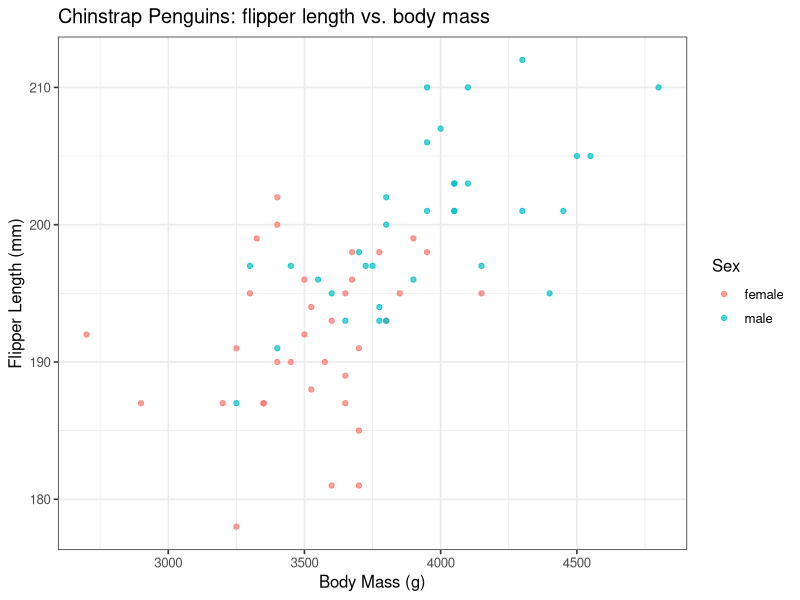
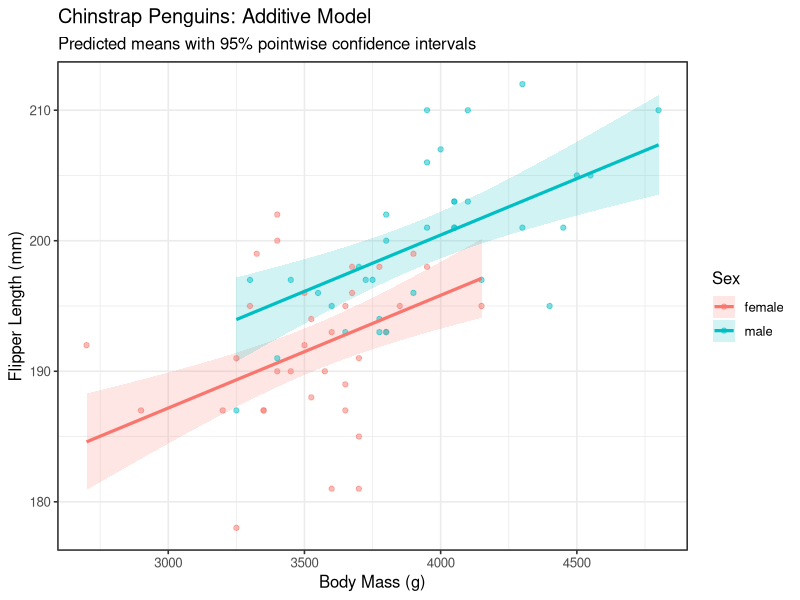
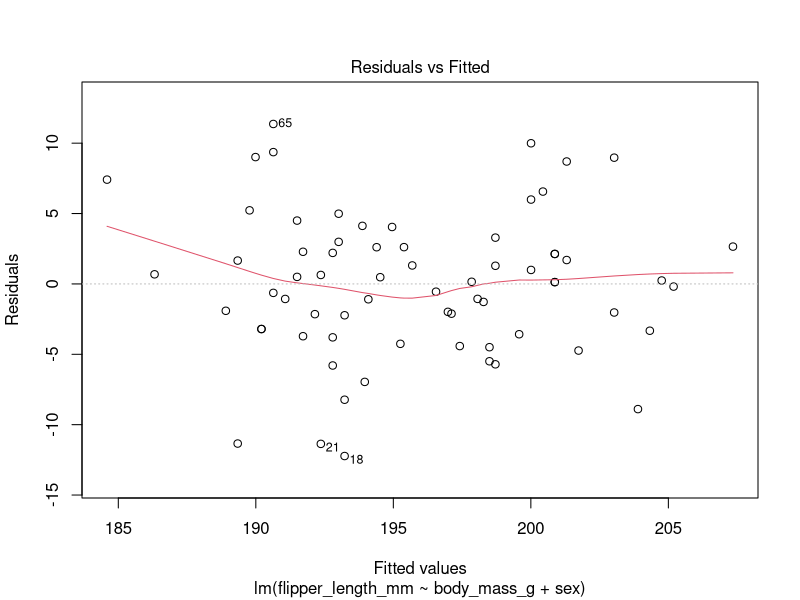
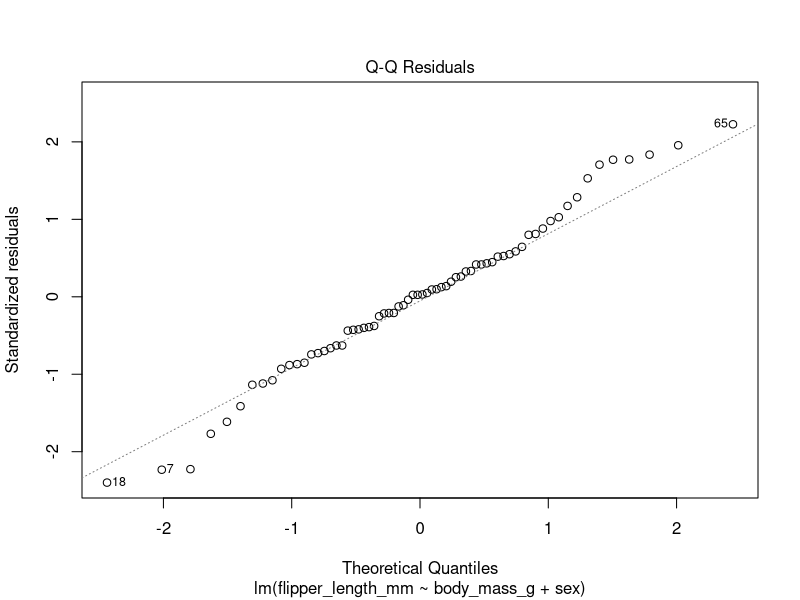
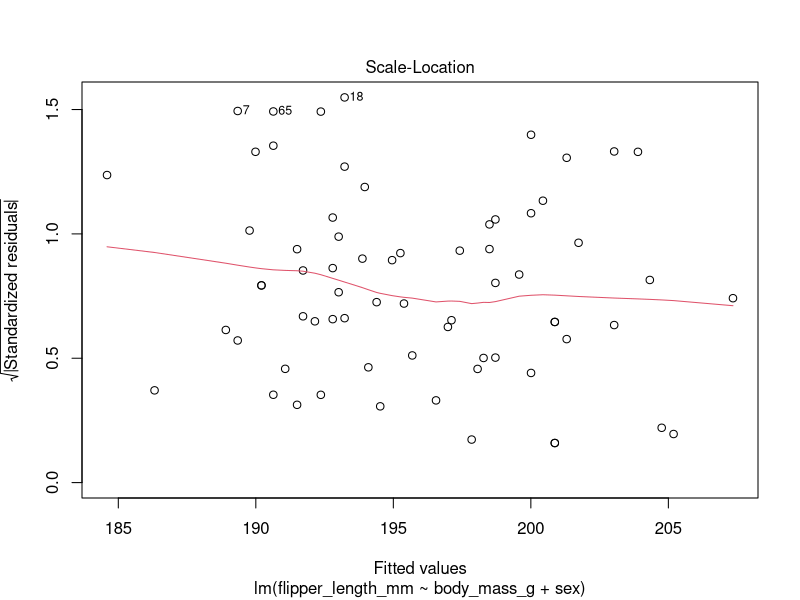
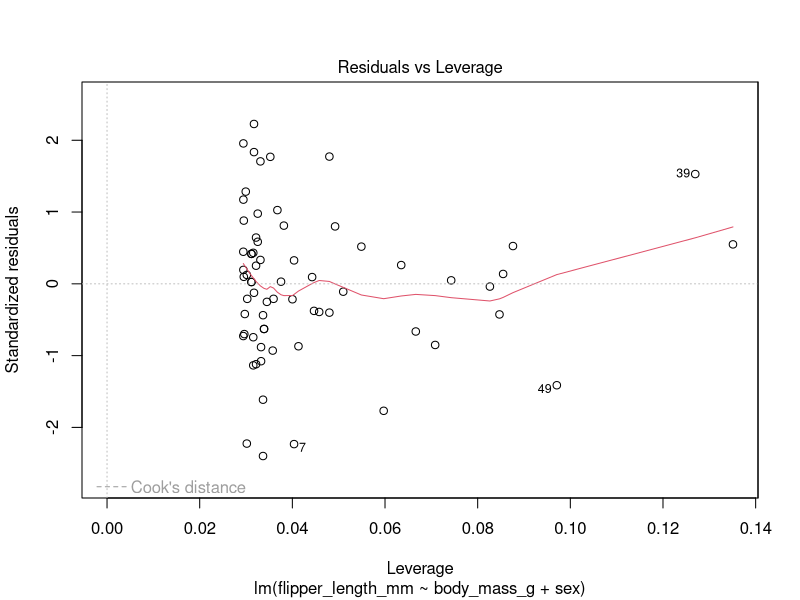
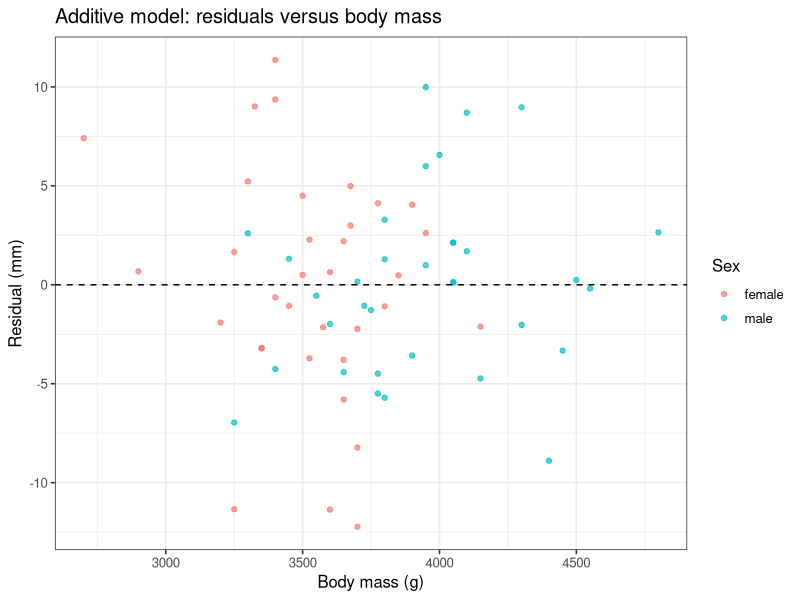

Source code (R) for these figures, in order:
# ============================================================================
# Multiple regression in R 
#
# The exercises use palmerpenguins::penguins, restricted to Chinstrap penguins.
# Requires tidyverse, broom, and palmerpenguins to be installed.
# ============================================================================

	library(tidyverse)
	library(broom)
	library(palmerpenguins)
	
	theme_set(theme_bw(base_size = 12))

# ----------------------------------------------------------------------------
# 1. Prepare and explore the data
# ----------------------------------------------------------------------------
# Question: How does mean flipper length vary with body mass and sex
# in Chinstrap penguins?
#
# a. Create chinstrap_dat: keep Chinstrap penguins, remove missing values
#    in flipper_length_mm, body_mass_g, bill_depth_mm, and sex, and make
#    female the reference level for sex. Use this sample throughout.

	chinstrap_data <- penguins |>
	  filter(species == "Chinstrap") |>
	  drop_na(flipper_length_mm, body_mass_g, bill_depth_mm, sex) |>
	  mutate(sex = factor(sex, levels = c("female", "male")))

# b. Count the penguins of each sex.

	chinstrap_data |>
	  count(sex)
	
# Answer: 34 females, 34 males 

# c. Plot body mass (x) and flipper length (y), colored by sex.
	
	starter_plot <- ggplot(
	  data = chinstrap_data,
	  mapping = aes(x = body_mass_g, y = flipper_length_mm, color = sex)
	) +
	  geom_point(alpha = 0.7) +
	  labs(
	    x = "Body Mass (g)",
	    y = "Flipper Length (mm)",
	    color = "Sex",
	    title = "Chinstrap Penguins: flipper length vs. body mass"
	  )
	
	starter_plot

# d. Describe the relationship and the overlap in body-mass ranges.
	
	# Flipper length generally increases with body mass.
	# The observed ranges of both females and males overlap between 3250 to 4150 g. 
	# This shared range is where comparisons between sexes at the same mass will be best supported. 

# ----------------------------------------------------------------------------
# 2. Fit and interpret an additive model 
# ----------------------------------------------------------------------------
# a. Fit an additive model using body mass and sex as predictors.
	
	chinstrap_add <- lm(
	  flipper_length_mm ~ body_mass_g + sex,
	  data = chinstrap_data
	)

# b. Examine coefficients with 95% confidence intervals.

	add_coefficients <- tidy(chinstrap_add, conf.int = TRUE)
	
	add_coefficients

# c. Interpret each coefficient, including units and what is held constant.

	# Intercept = 161.269 mm
	# This is the predicted mean flipper length for a female with body mass 0 g. 
	# body_mass_g = 0.008637 mm/g
	# This means that a 1 g increase in body mass is associated with a predicted 0.008637 mm increase 
	# in mean flipper length, if sex is held constant. The model assumes the same slope for both sexes.
	# sexmale = 4.620 mm
	# This means that at the same body mass, predicted mean flipper length is 4.620 mm greater for males than females. 
	# The model assumes this difference is constant across body mass.

# d. Calculate the predicted change for a 100 g increase in body mass.
	
	change_per_100g <- add_coefficients |>
	  filter(term == "body_mass_g") |>
	  transmute(change_per_100g_mm = estimate * 100)
	
	change_per_100g

# e. Does the sexmale confidence interval include zero? Interpret it.

	add_coefficients |>
	  filter(term == "sexmale") |>
	  select(term, estimate, conf.low, conf.high, p.value)
	
	# The interval is approximately 1.636 to 7.604 mm, so it does not include zero. 
	# Under the additive model and its assumptions, there is evidence of a
	# greater mean flipper length for males at the same body mass.

# f. What assumption is made about slopes?
	
	# Females and males share one body-mass slope and predicted lines
	# are parallel. Therefore, this model does not establish that population
	# slopes are identical.

# ----------------------------------------------------------------------------
# 3. Generate and plot predictions 
# ----------------------------------------------------------------------------
# a. Generate 100 masses within each sex's observed body-mass range.

	chinstrap_grid <- chinstrap_data |>
	  group_by(sex) |>
	  reframe(
	    body_mass_g = seq(
	      min(body_mass_g),
	      max(body_mass_g),
	      length.out = 100
	    )
	  )

# b. Generate predicted means and 95% confidence intervals.
	
	chinstrap_predictions <- predict(
	  chinstrap_add,
	  newdata = chinstrap_grid,
	  interval = "confidence",
	  level = 0.95
	) |>
	  as_tibble()
	
	chinstrap_bands <- bind_cols(chinstrap_grid, chinstrap_predictions)

# c. Plot observations, predictions, and confidence ribbons.

	p_additive <- ggplot(
	  data = chinstrap_data,
	  mapping = aes(x = body_mass_g, y = flipper_length_mm, color = sex)) +
	  geom_ribbon(
	    data = chinstrap_bands,
	    mapping = aes(
	      x = body_mass_g, ymin = lwr, ymax = upr,
	      fill = sex, group = sex),
	    inherit.aes = FALSE,
	    alpha = 0.18) +
	  geom_point(alpha = 0.5) +
	  geom_line(
	    data = chinstrap_bands,
	    mapping = aes(y = fit, group = sex),
	    linewidth = 1.1) +
	  labs(
	    x = "Body Mass (g)",
	    y = "Flipper Length (mm)",
	    color = "Sex", fill = "Sex",
	    title = "Chinstrap Penguins: Additive Model",
	    subtitle = "Predicted means with 95% pointwise confidence intervals"
	  )
	
	p_additive

# d. Why are the predicted lines parallel?
	
	# Because the additive model only fits one shared body-mass slope, the sexmale
	# coefficient shifts the male line vertically without changing its slope.
	
# e. What do the shaded bands describe?
	
	# The shaded bands represent uncertainty in the predicted mean flipper length at each mass
	# for each sex. 

# ----------------------------------------------------------------------------
# 4. Fit and evaluate an interaction model 
# ----------------------------------------------------------------------------
# a. Fit a model that allows the body-mass slope to differ by sex.
	
	chinstrap_int <- lm(
	  flipper_length_mm ~ body_mass_g * sex,
	  data = chinstrap_data
	)

# b. Inspect coefficients and confidence intervals.
	
	int_coefficients <- tidy(chinstrap_int, conf.int = TRUE)
	
	int_coefficients
	
# c. Report the female slope, slope difference, and male slope.
	
	female_slope <- int_coefficients |>
	  filter(term == "body_mass_g") |>
	  pull(estimate)
	
	slope_difference <- int_coefficients |>
	  filter(term == "body_mass_g:sexmale") |>
	  pull(estimate)
	
	slope_summary <- tibble(
	  female_slope_mm_per_g = female_slope,
	  male_minus_female_slope_mm_per_g = slope_difference,
	  male_slope_mm_per_g = female_slope + slope_difference
	)
	
	slope_summary
	
	# Female slope = 0.004883 mm/g
	# Male-minus-female difference = 0.006085 mm/g
	# Male slope = 0.010968 mm/g 
	
# d. Explain the change in the sexmale interpretation.
	
	# In the additive model, sexmale is the constant male-minus-female
	# difference at any body mass. In the interaction model, sexmale now represents the
	# difference specifically at body mass 0 g.
	# Therefore, in an interaction, the difference at mass x is:
	# sexmale coefficient + interaction coefficient * x.

# e. Compare AIC values and calculate the difference.
	
	aic_comparison <- AIC(chinstrap_add, chinstrap_int) |>
	  as_tibble(rownames = "model") |>
	  mutate(delta_AIC = AIC - min(AIC))
	
	aic_comparison

	# Additive AIC is approximately 421.754, while the interaction AIC is
	# approximately 421.324. The interaction model is lower by about 0.430.
	
# f. Examine uncertainty in the interaction coefficient.

	int_coefficients |>
	  filter(term == "body_mass_g:sexmale") |>
	  select(term, estimate, conf.low, conf.high, p.value)

# g. Which model would you select, and why?
	
	# I would select the additive model because the AIC support
	# is similar and the additional interaction coefficient is uncertain.
	# The simpler model is ultimately more parsimonious.
	
# ----------------------------------------------------------------------------
# 5. Examine model diagnostics 
# ----------------------------------------------------------------------------
# Use the additive model for the following diagnostics.
# a. Inspect all four default diagnostic plots.

	plot(chinstrap_add)

# b. Obtain fitted values and residuals.

	chinstrap_results <- augment(chinstrap_add, data = chinstrap_data)
	
# c. Plot residuals against body mass, colored by sex.
	
	p_residuals <- ggplot(
	  data = chinstrap_results,
	  mapping = aes(x = body_mass_g, y = .resid, color = sex)
	) +
	  geom_point(alpha = 0.7) +
	  geom_hline(yintercept = 0, linetype = "dashed") +
	  labs(
	    x = "Body mass (g)",
	    y = "Residual (mm)",
	    color = "Sex",
	    title = "Additive model: residuals versus body mass"
	  )
	
	p_residuals

# d. Describe any patterns in the residuals, including curvature,
#    changes in spread, or differences between sexes.
	
  # There is a fair amount of scatter in the residuals. 
	# There is also a slight curve to the fitted line. 
	# There is still a big overlap between the sexes. 

# e. Examine the Q-Q plot. Are there substantial departures from the line?
	
	# Both tails depart from the line, but they may not be substantial enough to cause an issue. 

# ----------------------------------------------------------------------------
# 6. Center and standardize numeric predictors 
# ----------------------------------------------------------------------------
# New question: How does mean flipper length vary with body mass and
# bill depth?
#
# a. Fit the model in original units.
	
	chinstrap_numeric <- lm(
	  flipper_length_mm ~ body_mass_g + bill_depth_mm,
	  data = chinstrap_data
	)

# b. Center each predictor using its mean.
	
	chinstrap_data <- chinstrap_data |>
	  mutate(
	    body_mass_c = body_mass_g - mean(body_mass_g),
	    bill_depth_c = bill_depth_mm - mean(bill_depth_mm)
	  )

# c. Fit a model with centered predictors.
	
	chinstrap_centered <- lm(
	  flipper_length_mm ~ body_mass_c + bill_depth_c,
	  data = chinstrap_data
	)

# d. Standardize both predictors: subtract the mean, then divide by SD.
	
	chinstrap_data <- chinstrap_data |>
	  mutate(
	    body_mass_z = (body_mass_g - mean(body_mass_g)) / sd(body_mass_g),
	    bill_depth_z = (bill_depth_mm - mean(bill_depth_mm)) / sd(bill_depth_mm)
	  )

# e. Fit a model with standardized predictors.
	
	chinstrap_standardized <- lm(
	  flipper_length_mm ~ body_mass_z + bill_depth_z,
	  data = chinstrap_data
	)

# f. Examine the coefficients from all three models.
#    Interpret the intercept in the centered model and both slopes
#    in the standardized model. Include units and explain what
#    is held constant.
	
	coefficient_comparison <- bind_rows(
	  original = tidy(chinstrap_numeric, conf.int = TRUE),
	  centered = tidy(chinstrap_centered, conf.int = TRUE),
	  standardized = tidy(chinstrap_standardized, conf.int = TRUE),
	  .id = "model") |>
	  select(model, term, estimate, std.error, conf.low, conf.high)
	
	coefficient_comparison
	
	# The centered intercept is approximately 195.824 mm, which is the predicted
	# mean flipper length at the sample's mean mass (3733.088 g) and mean
	# bill depth (18.421 mm). 
	
	# The body_mass_z coefficient is approximately 3.269 mm, which means that a one-SD
	# increase in body mass (about 384.335 g) is associated with a predicted
	# 3.269 mm increase in mean flipper length, holding bill depth constant.
	
	# The bill_depth_z coefficient is approximately 2.161 mm per one-SD 
	# increase in bill depth (about 1.135 mm), as long as body mass is held constant. 

# g. Verify that the fitted values are equal across all three models,
# allowing for numerical rounding.
   
	all.equal(
	  fitted(chinstrap_numeric),
	  fitted(chinstrap_centered)
	)
	
	all.equal(
	  fitted(chinstrap_numeric),
	  fitted(chinstrap_standardized)
	)
	
# h. Explain what happens to the slopes when you center or
#    standardize the predictors.	
	
	# Centering shifts the predictor origin. A 1 g or 1 mm increment still
	# has its original size, so the additive-model slopes are unchanged.
	# Standardizing changes to units of SD. Each new slope
	# equals the original slope multiplied by that predictor's sample SD.
	# Flipper length was not standardized. The response remains in mm.
	# Centered and standardized models have the same intercept because
	# both assign zero to each predictor's sample mean.

# Optional check of the means, SDs, and fit summaries:
	
	
# i. Would standardizing fix curvature or unequal residual variance?
	
  # Standardizing would not fix curvature or unequal residual variance. 
	# Centering and standardizing predictors leave fitted values
	# and residuals unchanged for these equivalent additive linear models.

# ============================================================================
# Optional extension if time:
# compare additive and interaction predictions visually
# ============================================================================
# Generate predictions on the same grid and plot models side by side.
	
